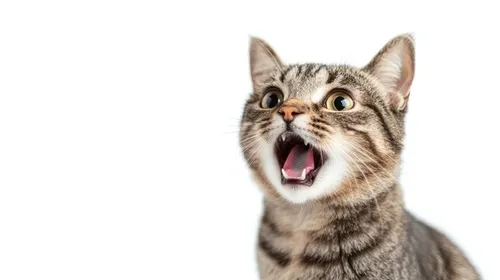
#> input picture assets/cat.webp, 500 x 280 px
$ python 1_intro.py
#> lines starting #> are read from the running program, lines starting #| are printed output that depends on the picture
import cv2

img = cv2.imread("assets/cat.webp",cv2.IMREAD_COLOR)
#> img is the input picture: shape (280, 500, 3); mean B, G, R 218.6, 222.9, 227.9
print(img.size)
#| 420000
print(img[260,450])
#| [ 66  79 100]

rgb_img = cv2.cvtColor(img, cv2.COLOR_BGR2RGB)
print(rgb_img[260,450])
#| [100  79  66]
# for i in range (img.shape[0]) :
#     for j in range (img.shape[1]) :
#         img[i,j] = max(254,img[i,j]*2)
cv2.imshow("CAT" , img)
cv2.waitKey(0)
cv2.destroyAllWindows()

gray_img = cv2.cvtColor(img, cv2.COLOR_BGR2GRAY)
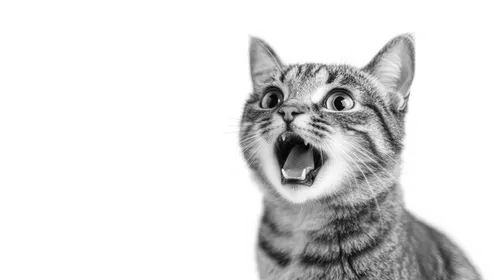
#> gray_img: shape (280, 500); min 1, max 255, mean 223.9
cv2.imwrite("assets/grey_cat.webp " , gray_img)

$ run again, with assets/shapes.png saved as assets/cat.webp
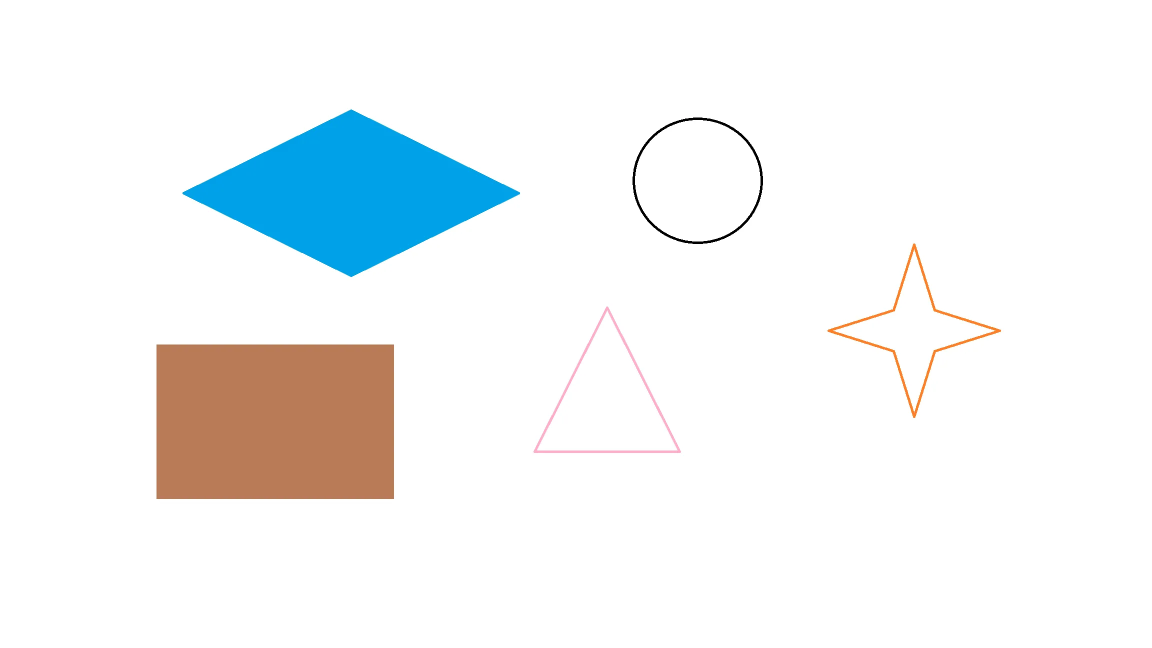
#> input picture assets/shapes.png, 2304 x 1296 px (shown at 1/2 size)
#> img is the input picture: shape (1296, 2304, 3); mean B, G, R 245, 244.2, 241.4
#| 8957952
#| [255 255 255]
#| [255 255 255]
#> `gray_img = cv2.cvtColor(img, cv2.COLOR_BGR2GRAY)`:
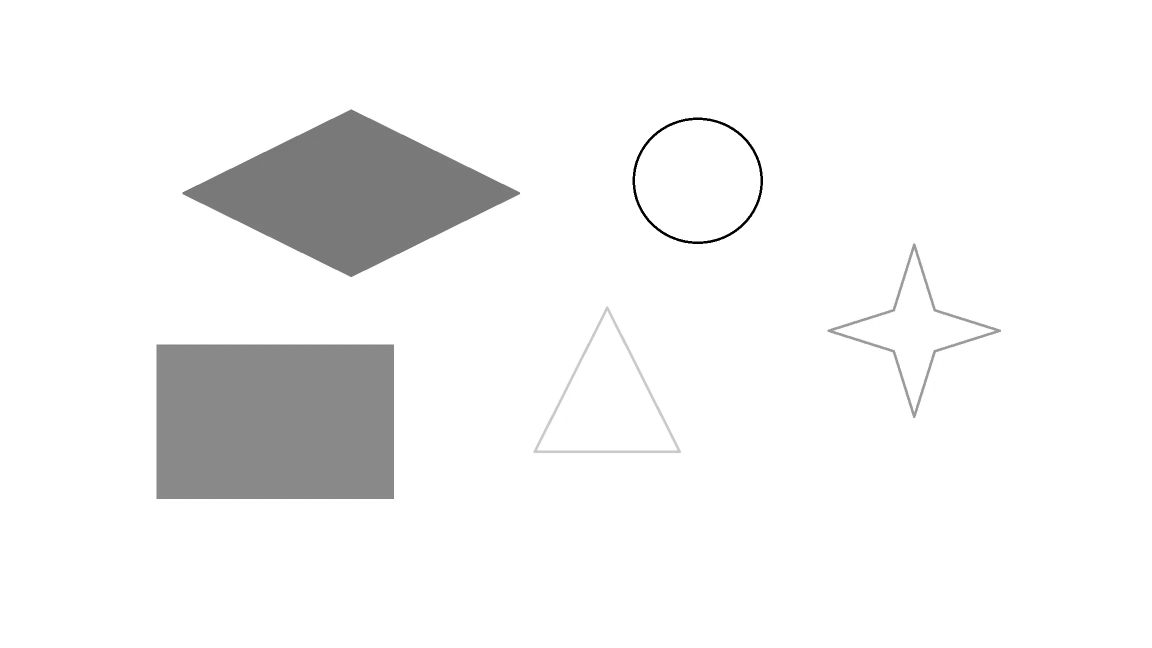
#> gray_img: shape (1296, 2304) (shown at 1/2 size); min 0, max 255, mean 243.4
